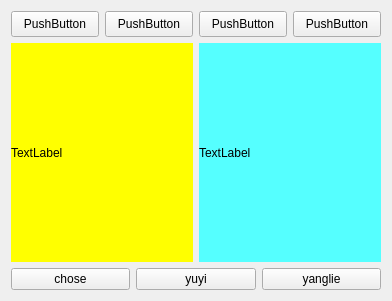
<?xml version="1.0" encoding="UTF-8"?>
<ui version="4.0">
 <class>Form</class>
 <widget class="QWidget" name="Form">
  <property name="geometry">
   <rect>
    <x>0</x>
    <y>0</y>
    <width>392</width>
    <height>301</height>
   </rect>
  </property>
  <property name="minimumSize">
   <size>
    <width>300</width>
    <height>300</height>
   </size>
  </property>
  <property name="windowTitle">
   <string>Form</string>
  </property>
  <layout class="QGridLayout" name="gridLayout">
   <item row="0" column="0">
    <widget class="QPushButton" name="pushButton">
     <property name="enabled">
      <bool>true</bool>
     </property>
     <property name="sizePolicy">
      <sizepolicy hsizetype="Minimum" vsizetype="Fixed">
       <horstretch>0</horstretch>
       <verstretch>0</verstretch>
      </sizepolicy>
     </property>
     <property name="minimumSize">
      <size>
       <width>80</width>
       <height>26</height>
      </size>
     </property>
     <property name="layoutDirection">
      <enum>Qt::LeftToRight</enum>
     </property>
     <property name="text">
      <string>PushButton</string>
     </property>
    </widget>
   </item>
   <item row="0" column="1">
    <widget class="QPushButton" name="pushButton_2">
     <property name="sizePolicy">
      <sizepolicy hsizetype="Minimum" vsizetype="Fixed">
       <horstretch>0</horstretch>
       <verstretch>0</verstretch>
      </sizepolicy>
     </property>
     <property name="minimumSize">
      <size>
       <width>80</width>
       <height>26</height>
      </size>
     </property>
     <property name="text">
      <string>PushButton</string>
     </property>
    </widget>
   </item>
   <item row="0" column="2">
    <widget class="QPushButton" name="pushButton_3">
     <property name="sizePolicy">
      <sizepolicy hsizetype="Minimum" vsizetype="Fixed">
       <horstretch>0</horstretch>
       <verstretch>0</verstretch>
      </sizepolicy>
     </property>
     <property name="minimumSize">
      <size>
       <width>80</width>
       <height>26</height>
      </size>
     </property>
     <property name="layoutDirection">
      <enum>Qt::LeftToRight</enum>
     </property>
     <property name="text">
      <string>PushButton</string>
     </property>
    </widget>
   </item>
   <item row="0" column="3">
    <widget class="QPushButton" name="pushButton_4">
     <property name="sizePolicy">
      <sizepolicy hsizetype="Minimum" vsizetype="Fixed">
       <horstretch>0</horstretch>
       <verstretch>0</verstretch>
      </sizepolicy>
     </property>
     <property name="minimumSize">
      <size>
       <width>77</width>
       <height>26</height>
      </size>
     </property>
     <property name="layoutDirection">
      <enum>Qt::LeftToRight</enum>
     </property>
     <property name="text">
      <string>PushButton</string>
     </property>
    </widget>
   </item>
   <item row="1" column="0" colspan="4">
    <layout class="QHBoxLayout" name="horizontalLayout">
     <item>
      <widget class="QLabel" name="label_2">
       <property name="sizePolicy">
        <sizepolicy hsizetype="Expanding" vsizetype="Expanding">
         <horstretch>0</horstretch>
         <verstretch>0</verstretch>
        </sizepolicy>
       </property>
       <property name="styleSheet">
        <string notr="true">background-color: rgb(255, 255, 0);</string>
       </property>
       <property name="text">
        <string>TextLabel</string>
       </property>
      </widget>
     </item>
     <item>
      <widget class="QLabel" name="label">
       <property name="sizePolicy">
        <sizepolicy hsizetype="Expanding" vsizetype="Expanding">
         <horstretch>0</horstretch>
         <verstretch>0</verstretch>
        </sizepolicy>
       </property>
       <property name="styleSheet">
        <string notr="true">background-color: rgb(85, 255, 255);</string>
       </property>
       <property name="text">
        <string>TextLabel</string>
       </property>
      </widget>
     </item>
    </layout>
   </item>
   <item row="2" column="0" colspan="4">
    <layout class="QHBoxLayout" name="horizontalLayout_2">
     <item>
      <widget class="QPushButton" name="pushButton_5">
       <property name="text">
        <string>chose</string>
       </property>
      </widget>
     </item>
     <item>
      <widget class="QPushButton" name="pushButton_6">
       <property name="text">
        <string>yuyi</string>
       </property>
      </widget>
     </item>
     <item>
      <widget class="QPushButton" name="pushButton_7">
       <property name="text">
        <string>yanglie</string>
       </property>
      </widget>
     </item>
    </layout>
   </item>
  </layout>
  <zorder>pushButton_2</zorder>
  <zorder>pushButton_4</zorder>
  <zorder>pushButton</zorder>
  <zorder>pushButton_3</zorder>
  <zorder>openGLWidget</zorder>
  <zorder>label</zorder>
  <zorder>label_2</zorder>
  <zorder>pushButton_5</zorder>
  <zorder>pushButton_6</zorder>
  <zorder>pushButton_6</zorder>
  <zorder>pushButton_7</zorder>
 </widget>
 <resources/>
 <connections/>
</ui>
